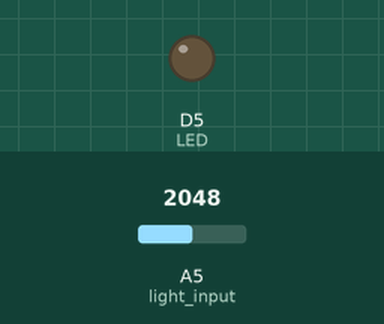
This sketch was run on a simulated Particle Photon. On the bench: output pins drawn as LEDs (lit = HIGH). Inputs (shaded band) come from the test bench; at power-on: A5 (light_input) = 2048.

Above: at 5.8 s.
5.9 s: A5 (light_input) set to 2929
11.9 s: A5 (light_input) set to 3072
At 16.2 s:
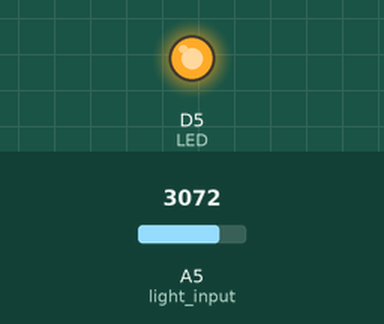
17.9 s: A5 (light_input) set to 2960
At 20.7 s:
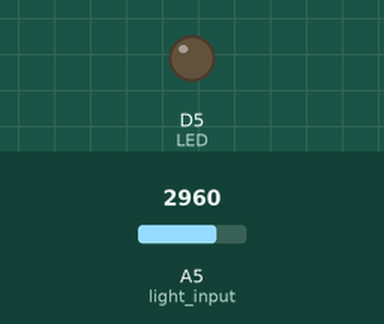
23.9 s: A5 (light_input) set to 3040
At 26.4 s:
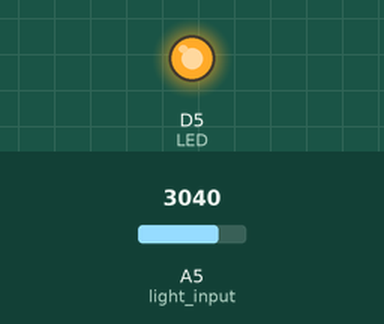
Timing chart, 0 to 27.9 s (numbered marks = the images above; inputs shaded):
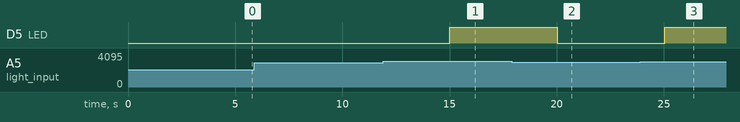

Measured:
- the behaviour switches between 3000 and 3001 on A5 (light_input) (found by bisection; images 0 and 1)
- after the input at 5.9 s, every drawn part: stays the same
- after the input at 11.9 s, D5 (LED): LOW → HIGH after 3.1 s
- after the input at 17.9 s, D5 (LED): HIGH → LOW after 2.1 s
- after the input at 23.9 s, D5 (LED): LOW → HIGH after 1.1 s

The sketch:

3.2.ino
```cpp
#define light_input A5
#define LED D5

bool lux_state;

void setup() {
    pinMode(light_input, INPUT);
    pinMode(LED, OUTPUT);

}

void loop() {

    int input;

    input = analogRead(light_input);

    // enough light
     if (input > 3000 & !lux_state){
        lux_state = true;
        digitalWrite(LED, HIGH);
        Particle.publish("210_LIGHT_LEVEL", String("high light"), PRIVATE);

    }
    // too little light
    if (input < 3000 & lux_state){
        lux_state = false;
        digitalWrite(LED, LOW);
        Particle.publish("210_LIGHT_LEVEL", String("low light"), PRIVATE);
    }
    delay(5000);
}
```
